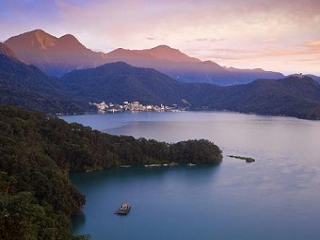
#> input picture train/0.png, 320 x 240 px
$ python main.py   (older library calls are emulated)
#> lines starting #> are read from the running program, lines starting #| are printed output that depends on the picture; after the words box and inside, x2 and y2 are one past the last pixel; in counts of white or black regions, pixels touching at a corner belong together; long printed decimals are rounded
### wiener_filter.py
import numpy as np
import numpy.fft as npf

def denoise(noisy_img, lbd, sigma):
    '''
    Wiener Filter for denoise

    Parameters
    ----------
    x : array-like
        The 2d spectrum of an image, complex, of shapes (M, N), (M, N, 3) or (M, N, 4)
    noise_img : numpy
        noisy image that you want to denoise
    lbd : 2d numpy
        kernel in frequency domain
    sigma : int
        standard deviation for denoise

    Returns
    -------
    xhat : Denoising image (value from 0 to 1)
    '''
    y = noisy_img.copy()
    z = npf.fftn(y)
    zhat = lbd**2/(lbd**2+sigma**2) * z
    xhat = np.real(npf.ifftn(zhat))
    xhat[xhat>1] = 1
    xhat[xhat<0] = 0
    return xhat


def fftgrid(n1, n2):
    '''
    Omega in frequency domain

    Parameters
    ----------
    n1 : int
        image width
    n2 : int
        image length

    Returns
    -------
    u, v : numpy.meshgrid
        omega meshgrid
    '''
    f1 = npf.fftfreq(n1, d=1./n1)
    f2 = npf.fftfreq(n2, d=1./n2)
    u, v = np.meshgrid(f1, f2, indexing='ij')
    return u, v

def average_power_spectral_density(x):
    '''
    Average power spectral density of some images

    Parameters
    ----------
    x : list
        A list of images

    Returns
    -------
    S : numpy array
        average power spectral density of images
    '''
    K = len(x)
    tmp = np.zeros(x[0].shape[:2])

    for i in range(K):
        tmp += np.absolute(npf.fft2(x[i].mean(axis = 2)))**2

    S = (tmp / K)

    return S

def mean_power_spectrum_density(apsd):
    '''
    Mean power spectral density

    Parameters
    ----------
    apsd : numpy array
        average power spectral density of images

    Returns
    -------
    mpsd : numpy array
        mean power spectral density
    alpha : float
        optimal parameter to minimize SSE
    beta : float
        optimal parameter to minimize SSE
    '''

    n1, n2 = apsd.shape
    n = n1*n2-1

    vv, uu = fftgrid(n1, n2)

    omega = np.sqrt((vv/n1)**2+(uu/n2)**2)
    omega = omega.flatten()[1:]

    s = (np.log(apsd) - np.log(n1) - np.log(n2)).flatten()[1:]
    t = np.log(omega)

    sum_t = t.sum()
    sum_s = s.sum()
    tmp = (t*s).sum()

    alpha = (n*tmp-sum_t*sum_s)/(n*((t**2).sum())-(sum_t)**2)

    beta = (sum_s-alpha*sum_t)/n

    mpsd = np.zeros(n1*n2)

    mpsd[1:] = n * np.exp(beta) * np.power(omega, alpha)

    mpsd[0] = np.inf
    mpsd = mpsd.reshape((n1, n2))
    return mpsd, alpha, beta

# [32 lines left out: function deconvolve_wiener, not called in this run]


### util.py
import numpy as np
import matplotlib.pyplot as plt
import numpy.fft as npf
import cv2
from wiener_filter import denoise, deconvolve_wiener


# [58 lines left out: function shift, not called in this run]

def kernel(name, tau=1, eps = 1e-3):
    '''
    kernel function (gaussian, exponential or box)

    Parameters
    ----------
    name : str
        option for different kinds of kernel
    tau : int
        kernel parameter
    eps : float
        kernel parameter

    Returns
    -------
    nu : numpy array
        kernel
    '''

    if name.startswith('gaussian'):
        s1 = 0
        while True:
            if np.exp(-(s1**2)/(2*tau)) < eps:
                break
            s1 += 1
        s1 = s1-1
        s2 = s1
        if name.endswith('1'):
            s1 = 0
        elif name.endswith('2'):
            s2 = 0
        i = np.arange(-s1,s1+1) #-3 ~ 3
        j = np.arange(-s2,s2+1) #-3 ~ 3
        ii, jj = np.meshgrid(i, j, sparse=True,indexing='ij')
        nu = np.exp(-(ii**2 + jj**2) / (2*tau**2))
        nu[nu < eps] = 0
        nu /= nu.sum()

    elif name.startswith('exponential'):
        if name.endswith('1'):
            s1 = 0
            s2 = 20
        elif name.endswith('2'):
            s1 = 20
            s2 = 0
        else:
            s1 = 20
            s2 = 20
        tau = 2
        x = np.arange(-s1,s1+1,1)
        y= np.arange(-s2,s2+1,1)
        xx, yy = np.meshgrid(x,y, indexing = 'ij')
        nu = np.exp(-1 * np.sqrt(xx**2+yy**2) / tau)
        nu[nu <= eps] = 0
        nu = nu / nu.sum()

    elif name.startswith('box'):
        if name.endswith('1'):
            x = np.arange(0,1,1)
            y = np.arange(-tau,tau+1,1)

        elif name.endswith('2'):
            x = np.arange(-tau,tau+1,1)
            y = np.arange(0,1,1)

        else:
            x = np.arange(-tau,tau+1,1)
            y = np.arange(-tau,tau+1,1)
        xx, yy = np.meshgrid(x,y, indexing = 'ij')
        nu = np.exp(0 * (xx + yy))
        nu = nu / nu.sum()

    elif name is 'grad1_forward':
        nu = np.zeros((3,1))
        nu[1,0] = -1
        nu[2,0] = 1

    elif name is 'grad1_backward':
        nu = np.zeros((3,1))
        nu[0,0] = -1
        nu[1,0] = 1

    elif name is 'grad2_forward':
        nu = np.zeros((1,3))
        nu[0,1] = -1
        nu[0,2] = 1

    elif name is 'grad2_backward':
        nu = np.zeros((1,3))
        nu[0,0] = -1
        nu[0,1] = 1

    elif name is 'laplacian1':
        nu = np.zeros((3,1))
        nu[0,0] = 1
        nu[1,0] = -2
        nu[2,0] = 1

    elif name is 'laplacian2':
        nu = np.zeros((1,3))
        nu[0,0] = 1
        nu[0,1] = -2
        nu[0,2] = 1

    elif name is 'motion':
        nu = np.load('../assets/motionblur.npy')

    else:
        raise('Argument in kernel function is illegal.')

    return nu

# [112 lines left out: functions show, showfft, not called in this run]


def kernel2fft(nu, n1, n2, separable=None):
    '''
    Fast Fourier Transform for kernel

    Parameters
    ----------
    nu : numpy array
        kernel in time domain
    n1 : int
        image width
    n2 : int
        image length
    separable : str
        option for differnet kinds of transform

    Returns
    -------
    lbd : numpy array
        kernel in frequency domain
    '''
    if separable == 'product':
        lbd = (kernel2fft(nu[0], n1, n2), kernel2fft(nu[1], n1, n2))

    else:
        tmp = np.zeros((n1,n2))
        s1 = int((nu.shape[0] - 1) / 2)
        s2 = int((nu.shape[1] - 1) / 2)

        tmp = np.zeros((n1,n2))
        tmp[:s1+1, :s2+1] = nu[s1:2*s1+1, s2:2*s2+1]
        tmp[n1-s1:n1, :s2+1] = nu[:s1,s2:2*s2+1]
        tmp[n1-s1:n1,n2-s2:n2] = nu[:s1,:s2]
        tmp[:s1+1,n2-s2:n2] = nu[s1:2*s1+1,:s2]

        lbd = npf.fft2(tmp)

    return lbd


def add_gaussian_noise(img, sigma):
    '''
    Add gaussian noise on image

    Parameters
    ----------
    img : numpy array
        original image
    sigma : float
        standard deviation sigma of gaussian noise

    Returns
    -------
    noisy_img : numpy array
        noisy image which is composed of img and guassian noise with standard deviation sigma
    '''
    sig = sigma
    noisy_img = img + sig * np.random.randn(*img.shape)
    noisy_img[noisy_img < 0] = 0
    noisy_img[noisy_img > 1] = 1
    return noisy_img

# [59 lines left out: functions convolve, psnr, not called in this run]

def imadjust(x,a,b,c,d,gamma=1):
    '''
    Similar to imadjust in MATLAB.
    Converts an image range from [a,b] to [c,d].
    The Equation of a line can be used for this transformation:
        y=((d-c)/(b-a))*(x-a)+c
    However, it is better to use a more generalized equation:
        y=((x-a)/(b-a))^gamma*(d-c)+c
    If gamma is equal to 1, then the line equation is used.
    When gamma is not equal to 1, then the transformation is not linear.

    Parameters
    ----------
    x : numpy array
        original image
    a : int/float
        lower bound of x
    b : int/float
        upper bound of x
    c : int/float
        lower bound for new image
    d : int/float
        upper bound for new image
    gamma : int/float
        parameter for equation mentioned above

    Returns
    -------
    y : numpy array
        image after adjustment
    '''
    y = (((x - a) / (b - a)) ** gamma) * (d - c) + c
    return y

def cam(cap, nu, lbd, mpsd, sigma):
    '''
    camera function used for capture, reading and apply wiener filter/wiener deconvolution

    Parameters
    ----------
    cap : cv2.VideoCapture
        object for capture webcam info
    nu : numpy array
        kernel for convolution
    lbd : numpy array
        kernel in frequency domain
    mpsd : numpy array
        mean power spectral density
    sigma : float
        standard deviation sigma

    Returns
    -------
    result : numpy array
        concatenated image (original, noisy, blurry, deblur)
    '''
    ret, frame = cap.read()
    sig = sigma
    frame = cv2.cvtColor(frame, cv2.COLOR_BGR2RGB)
    img = imadjust(frame,0,255,0,1,gamma=1)
    noise_img = add_gaussian_noise(img, sig)
    blur_img = denoise(noise_img,lbd[:,:,None],sig)
    blur_img_gau = convolve(img, nu, boundary = 'periodical', separable='product')
    w_decon, transfer = deconvolve_wiener(blur_img_gau, lbd, 1/255, mpsd, return_transfer=True)

    blur_dB = psnr(blur_img,img)
    noise_dB = psnr(noise_img,img)

    w_decon[w_decon>1] = 1
    w_decon[w_decon<0] = 0

    result = np.concatenate((img,noise_img,blur_img_gau,w_decon), axis=1)

    print('Noise:{} dB, Denoise:{} dB'.format(noise_dB, blur_dB))
    return result

### main.py
'''
Wiener filter and wiener deconvolution implemententation on webcam
'''

import os
import cv2
import matplotlib.pyplot as plt
from util import kernel, kernel2fft, cam
from wiener_filter import average_power_spectral_density, mean_power_spectrum_density
import matplotlib.animation as animation


def updatefig(*args):
    im.set_array(cam(cap, nu, lbd, mpsd, sigma))
    return im,

if __name__ == '__main__':
    n1, n2 = 240, 320
    cap = cv2.VideoCapture(0)
    cap.set(cv2.CAP_PROP_FRAME_WIDTH, n1)
    cap.set(cv2.CAP_PROP_FRAME_HEIGHT, n2)
    fig = plt.figure()

    train_folder = 'train'
    num_data = 5
    data_list = os.listdir(train_folder)
    train_data = [plt.imread(os.path.join(train_folder,d)) for d in data_list[:num_data]]
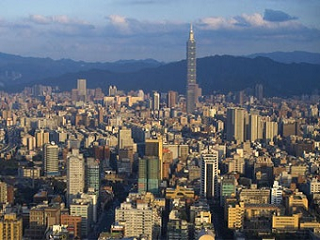
#> input picture train/1.png, 320 x 240 px
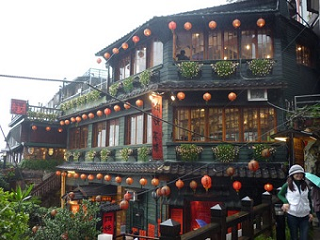
#> input picture train/2.png, 320 x 240 px

    apsd = average_power_spectral_density(train_data)
#> in average_power_spectral_density, `K = len(x)`: K = 3
#> the loop in average_power_spectral_density, `for i in range(K):` made 3 passes
#> pass 1, in average_power_spectral_density, `tmp += np.absolute(npf.fft2(x[i].mean(axis = 2)))**2`:
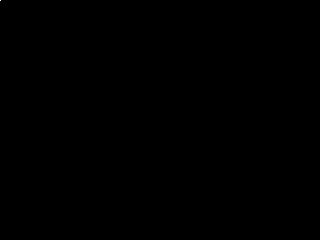
#> tmp: shape (240, 320) float64; min 0.000334, max 2.11e+09, mean 30201.6; drawn with min black and max white
    #plt.figure()
    #showfft(apsd, apply_log=True, vmin=-10, vmax=5)
    mpsd, alpha, beta = mean_power_spectrum_density(apsd)
#> in mean_power_spectrum_density, `sum_s = s.sum()`: sum_s = -522636.2
#> in mean_power_spectrum_density, `tmp = (t*s).sum()`: tmp = 495079.5
#> in mean_power_spectrum_density, `alpha = (n*tmp-sum_t*sum_s)/(n*((t**2).sum())-(sum_t)**2)`: alpha = -2.97
#> in mean_power_spectrum_density, `beta = (sum_s-alpha*sum_t)/n`: beta = -9.95
#> alpha = -2.97; beta = -9.95
    print(alpha, beta)
#| -2.966 -9.952
    #plt.figure()
    #showfft(mpsd, apply_log=True, vmin=-10, vmax=5)

    sigma = 10/255
    tau = 2
    nu = (kernel('gaussian1',tau), kernel('gaussian2',tau))
    nu_combine = kernel('exponential',tau)
    lbd = kernel2fft(nu_combine, n1, n2)

    im = plt.imshow(cam(cap, nu, lbd, mpsd, sigma), animated=True)
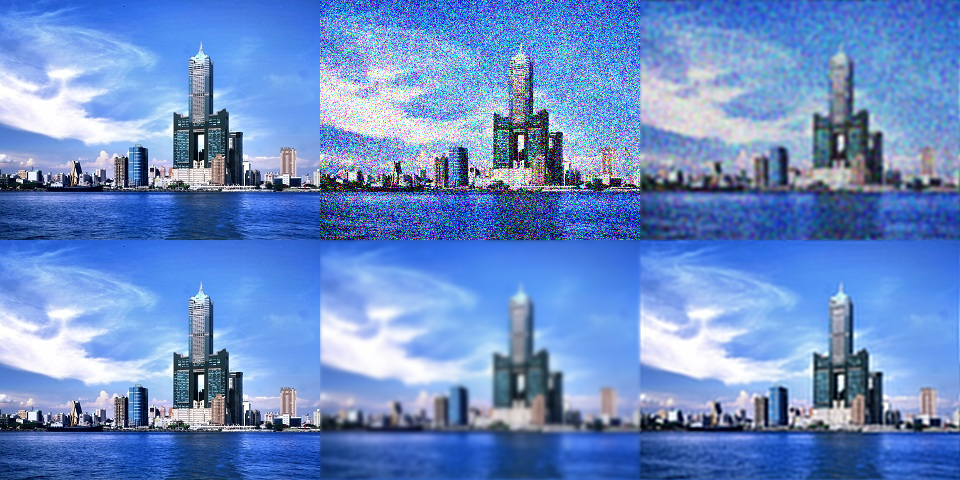
#> input picture sig6_13.85_19.40.png, 960 x 480 px, given in place of the camera
#> in cam, frame is the input picture: shape (480, 960, 3); mean B, G, R 199.4, 140.4, 105.9
#> in add_gaussian_noise, `noisy_img = img + sig * np.random.randn(*img.shape)`:
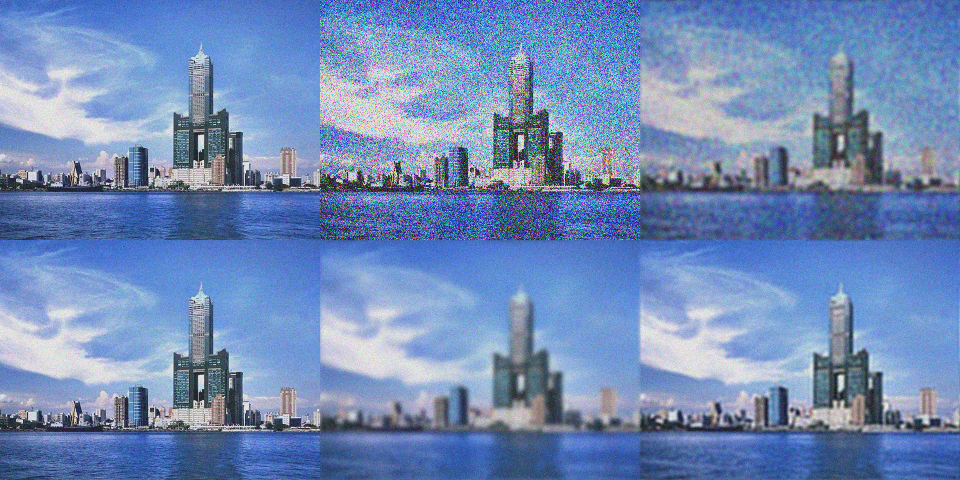
#> noisy_img: shape (480, 960, 3) float64; mean R, G, B 0.415, 0.551, 0.782; drawn with min black and max white
#> in add_gaussian_noise, `noisy_img[noisy_img < 0] = 0`: noisy_img: shape (480, 960, 3) float64; 2.28% of pixels changed, all inside (x1, y1, x2, y2) = (0, 0, 959, 480)
#> in add_gaussian_noise, `noisy_img[noisy_img > 1] = 1`: noisy_img: shape (480, 960, 3) float64; mean R, G, B 0.415, 0.55, 0.78
#> (the run stopped early here; a loop or call above may not have finished)
